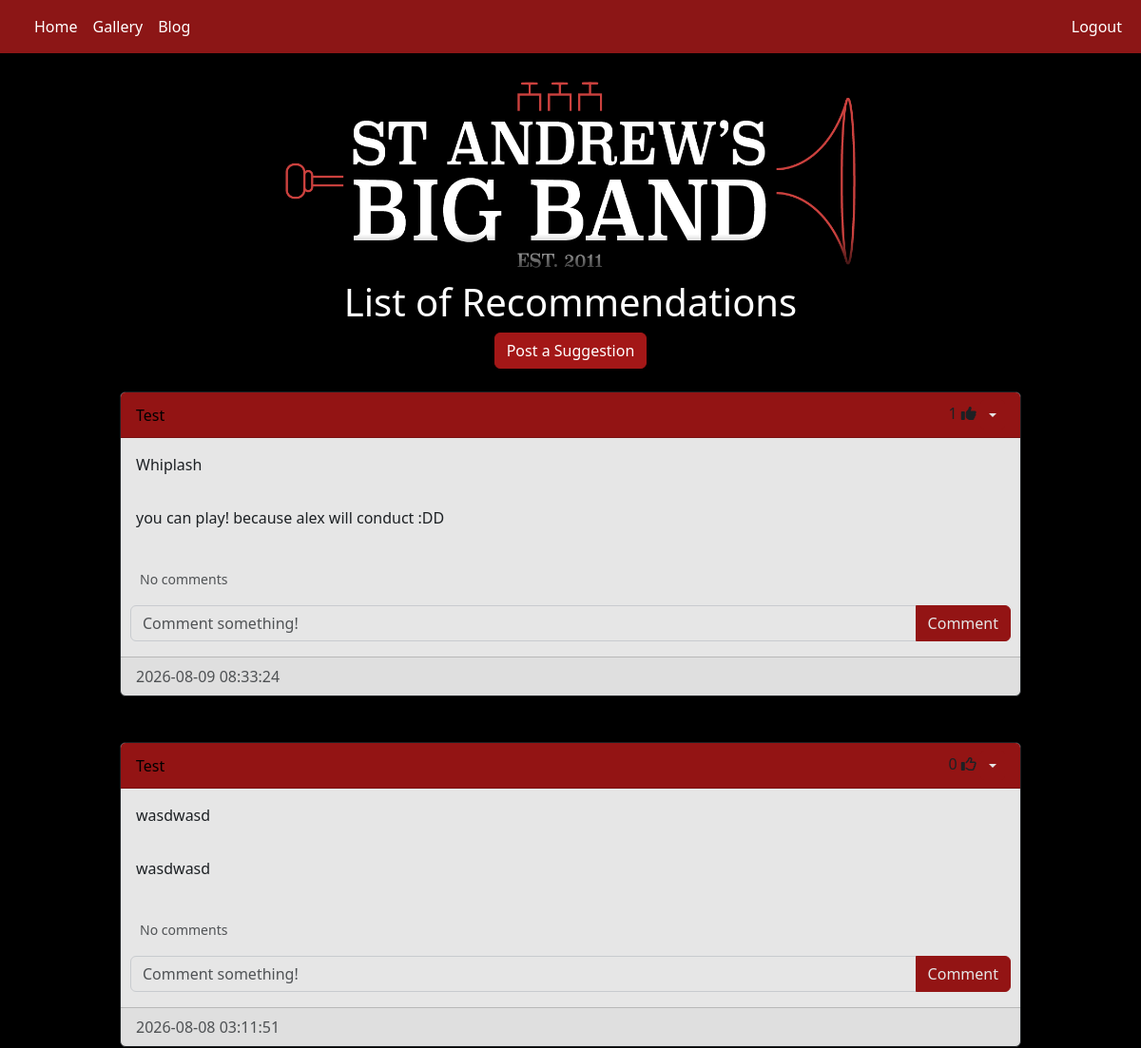
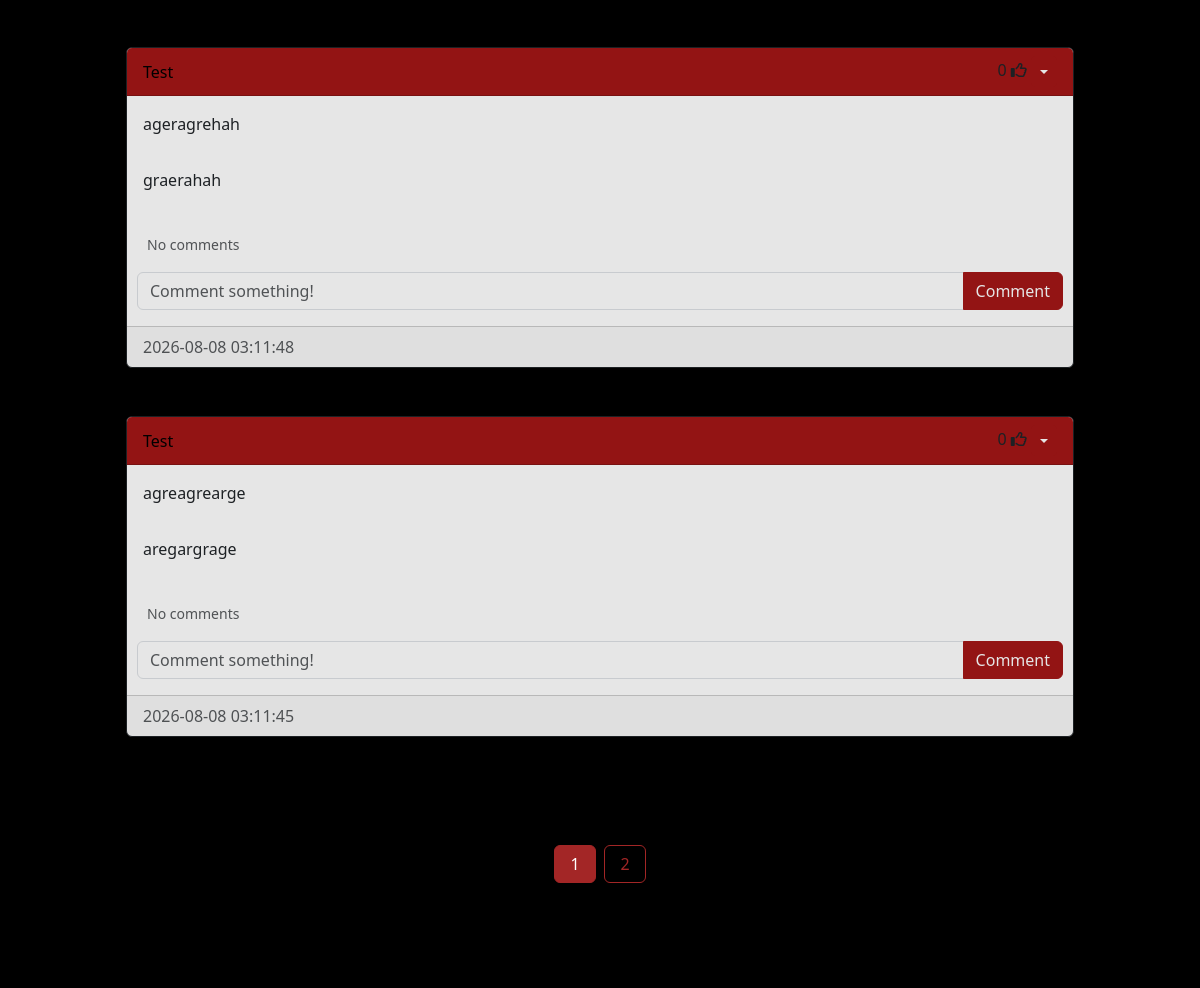
Page /blog (signed in, upper part) on the earlier database version (2 pictures, top to bottom).
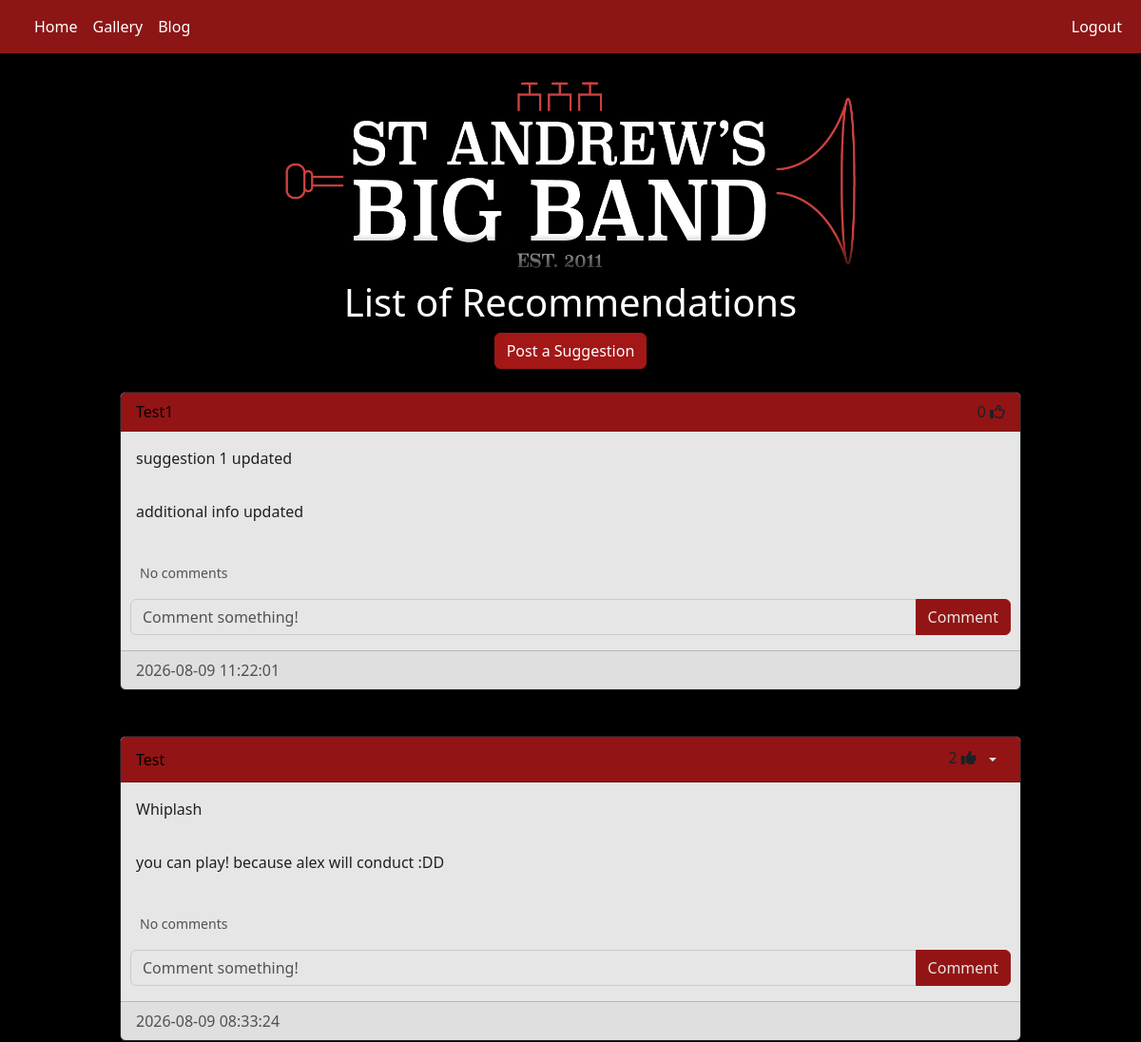
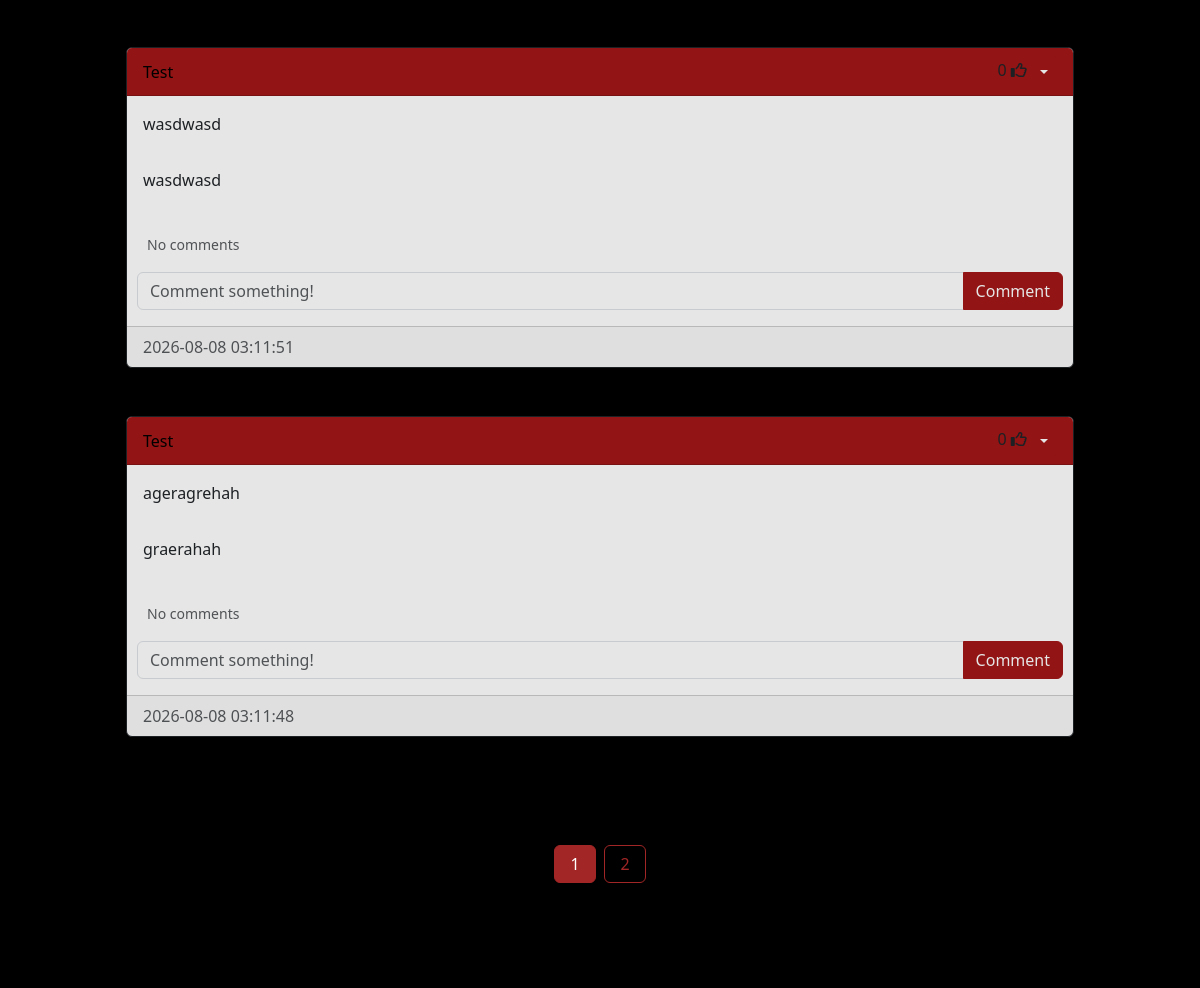
Same page on the later database version (2 pictures, top to bottom).
### website/models.py (models this page shows)
class Post(db.Model):
    id = db.Column(db.Integer, primary_key=True)
    title = db.Column(db.String(150), unique=False)
    content = db.Column(db.Text, nullable=False)
    date_created = db.Column(db.DateTime(timezone=True), default=func.now())
    author = db.Column(db.Integer, db.ForeignKey('user.id', ondelete='CASCADE'), nullable=False)
    comments = db.relationship('Comment', backref='post', cascade="all, delete-orphan")
    likes = db.relationship('Like', backref='post', cascade="all, delete-orphan")

class User(db.Model, UserMixin):
    id = db.Column(db.Integer, primary_key=True)
    email =  db.Column(db.String(150), unique=True)
    username = db.Column(db.String(150), unique=True)
    password = db.Column(db.String(150))
    date_created = db.Column(db.DateTime(timezone=True), default=func.now)
    posts = db.relationship('Post', backref='user', passive_deletes=True)
    comments = db.relationship('Comment', backref='user', cascade="all, delete-orphan")
    likes = db.relationship('Like', backref='user', cascade="all, delete-orphan")

### website/views.py (the view)
@views.route("/blog")
@login_required
def blog():
    page = request.args.get('page', 1, type=int)
    posts = Post.query.order_by(Post.date_created.desc()).paginate(page=page, per_page=4)
    return render_template("blog.html", user=current_user, posts=posts)

### website/__init__.py (called while the page is built)
def create_app():
    app = Flask(__name__)
    app.config["SECRET_KEY"] = "n5ks8XA1noJaGNP8hqTq0l29"
    app.config["SQLALCHEMY_DATABASE_URI"] = f"sqlite:///{DB_NAME}"
    db.init_app(app)
    from .views import views
    from .auth import auth
    app.register_blueprint(views, url_prefix="/")
    app.register_blueprint(auth, url_prefix="/")
    from .models import User
    with app.app_context():
        db.create_all()
    login_manager = LoginManager()
    login_manager.login_view = "auth.login"
    login_manager.init_app(app)
    @login_manager.user_loader
    def load_user(id):
        return User.query.get(int(id))
    return app

### website/templates/blog.html
{% extends "posts_div.html" %} {% block title %} Blog {% endblock %}

### website/templates/posts_div.html (shortened to what this page needs)
{% extends "template.html" %} {% block title %} Home {% endblock %}
{% block content %}
<div class="banner-container">
    <img src="/static/images/SABB-Logo-White.png" class="blog-banner" alt="banner">
</div>
<h1 align="center">List of Recommendations</h1>
{% block header %}
<div align="center">
    <a href="/create-post">
        <button type="button" class="btn btn-primary btn-large">
            Post a Suggestion
        </button>
    </a>
    <br>
</div>
<br>
{% endblock %}
<div id="posts">
    {% for post in posts%}
    <div class="card border-dark">
        <div class="card-header d-flex justify-content-between align-items-center" class="post-title">
            <a href="/posts/{{post.user.username}}" class="username-link">{{post.user.username}}</a>
            <div>
                <span id="likes-count-{{post.id}}">{{post.likes|length }}</span>
                {% if user.id in post.likes|map(attribute="author")|list %}
                <i class="fas fa-thumbs-up" id="like-button-{{post.id}}" onclick="like({{post.id}})"></i>
                {% else %}
                <i class="far fa-thumbs-up" id="like-button-{{post.id}}" onclick="like({{post.id}})"></i>
                {% endif %}
                    {% if user.id == post.author %}
                    <div class="btn-group">
                        <button type="button" class="btn btn-sm btn-primary dropdown-toggle" data-bs-toggle="dropdown"></button>
                    </div>
                    {% endif %}
            </div>
        </div>
        <div class="card-body">
            <div class="card-text">{{post.title}}</div>
        </div>
        <div class="card-body">
            <div class="card-text">{{post.content}}</div>
        </div>
        <br>
        <p class="card-text">
            {% if post.comments|length > 0 %}
            <a data-bs-toggle="collapse" href="#comments-{{post.id}}" role="button">
                <small>View {{post.comments|length}} Comments</small>
            </a>
            {% else %}
            <small class="text-muted">No comments</small>
            {% endif %}
        </p>
        <form class="input-group mb-3" method="POST" action="/create-comment/{{post.id}}">
            <input type="text" id="text" name="text" class="form-control" placeholder="Comment something!">
            <button type="submit" class="btn btn-primary">Comment</button>
        </form>
        <div class="card-footer text-muted">{{post.date_created}}</div>
    </div>
    <br>
    {% endfor %}
</div>
<div class="pagination-wrapper">
    {% for page_num in posts.iter_pages(left_edge=1, right_edge=1, left_current=1, right_current=2) %}
        {% if page_num %}
            {% if posts.page == page_num %}
                <a class="btn btn-info mb-4" href="{{ url_for('views.blog', page=page_num) }}">{{ page_num }}</a>
            {% else %}
                <a class="btn btn-outline-info mb-4" href="{{ url_for('views.blog', page=page_num) }}">{{ page_num }}</a>
            {% endif %}
        {% else %}
            <span class="pagination-ellipsis">...</span>
        {% endif %}
    {% endfor %}
</div>
{% endblock %}

Differences in the rows shown:
no longer on this page (row unchanged): Post: user.username "Test", likes|length "0", title "agreagrearge", content "aregargrage", date_created "2026-08-08 03:11:45"
added Post: user.username "Test1", likes|length "0", title "suggestion 1 updated", content "additional info updated", date_created "2026-08-09 11:22:01"
computed for Post "Whiplash": likes|length "1" → "2"
